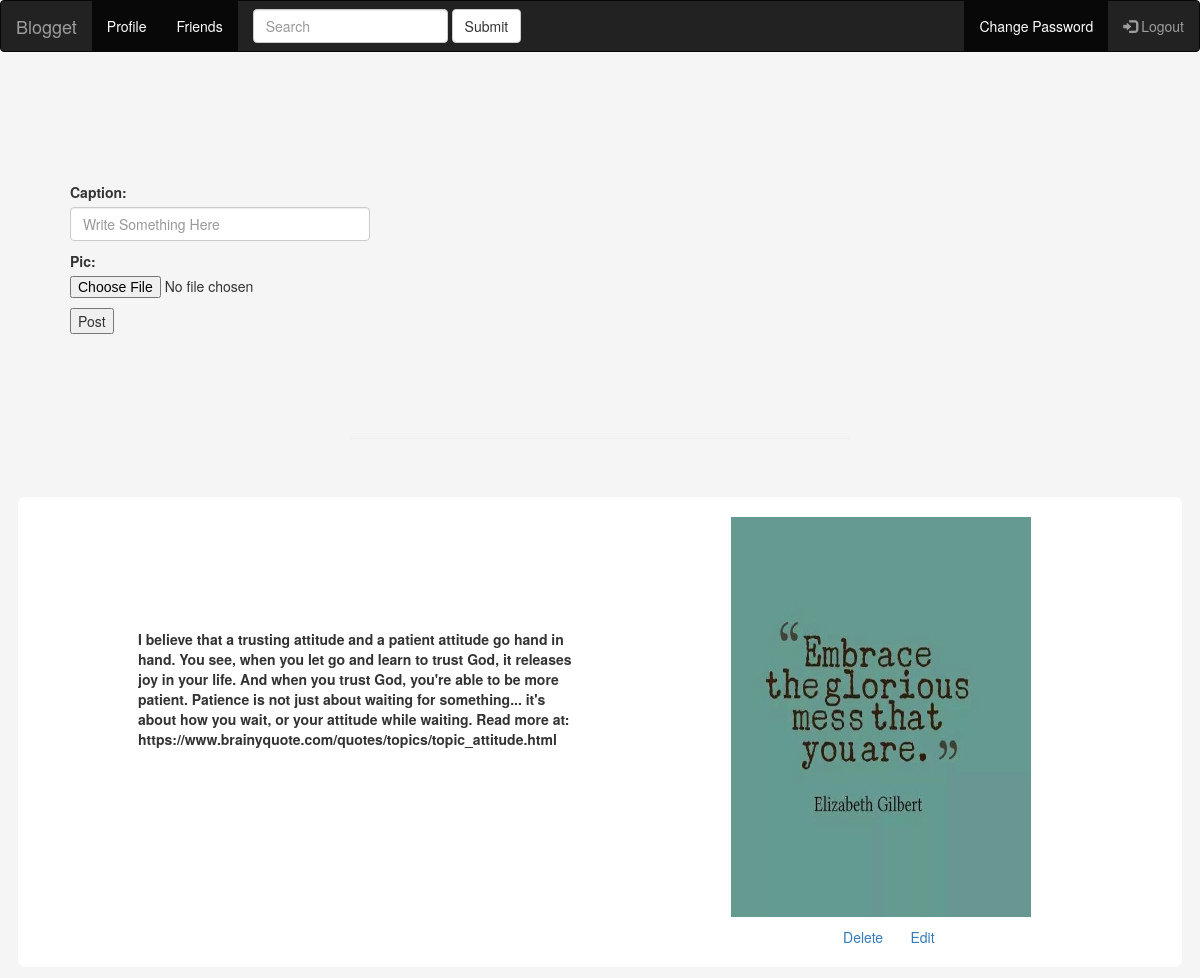
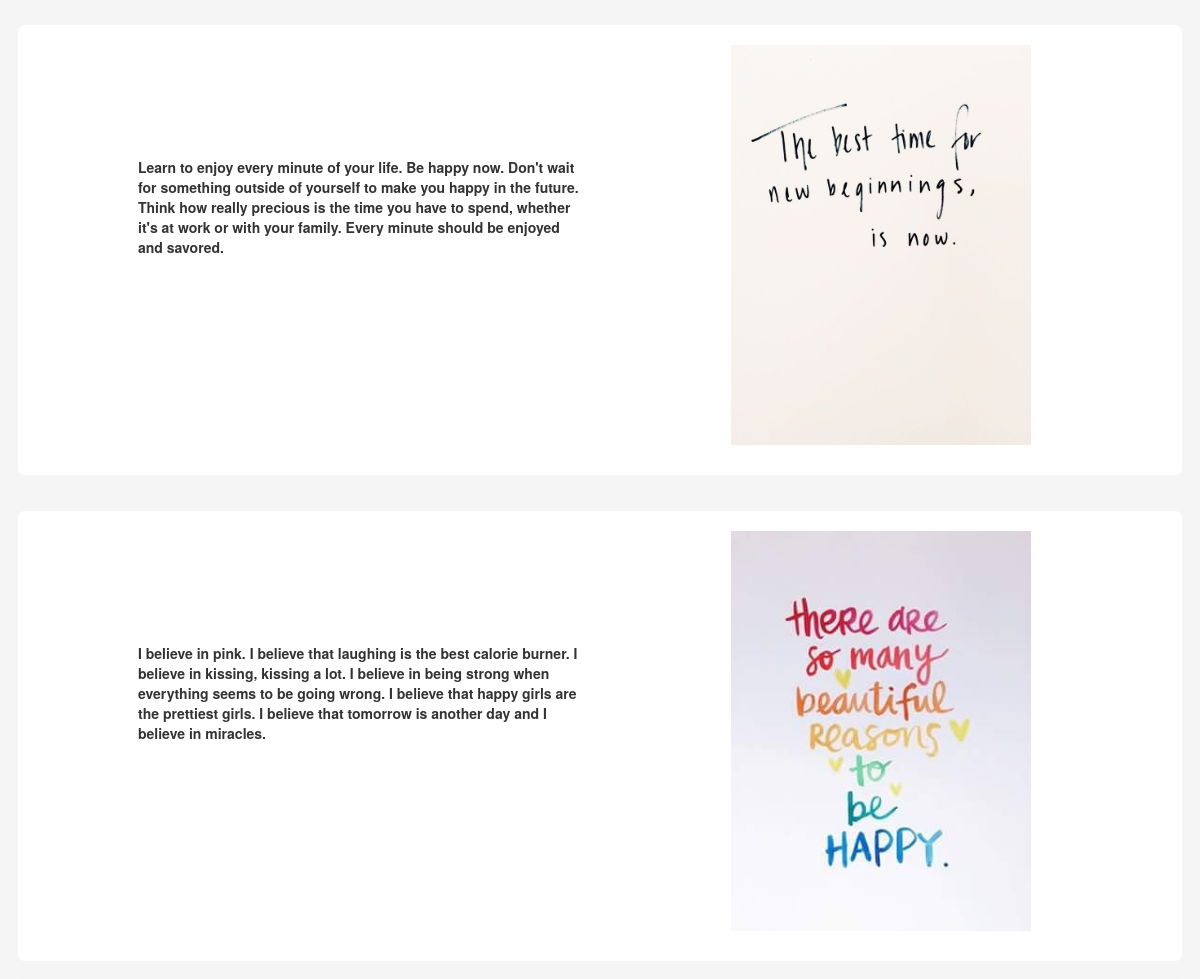
Page /index/ (signed in) on the committed database (2 pictures, top to bottom).
### dapp/models.py (models this page shows, shortened)
class blog(models.Model):
    caption=models.TextField(max_length=200)
    pic=models.FileField(upload_to='images', blank=True,null=True)
    username = models.ForeignKey(User, blank=True, null=True)

### dapp/views.py (the view)
# urls.py: url(r'^index/$', index,name='index'),
def index(request):
    if request.user.is_authenticated():
        if request.method=='POST':
            form=dform(request.POST, request.FILES)
            if form.is_valid():
                f = form.save(commit=False)
                f.username = request.user
                f.save()
                return HttpResponseRedirect('/index/')
        else:
            form=dform()
        n=blog.objects.all()
        return render(request, 'index.html',{'n': n,'form': form,'f':request.user.username})
    else:
        return HttpResponseRedirect('/')

### dapp/forms.py
class dform(forms.ModelForm):
    caption=forms.CharField(widget=forms.TextInput(attrs={'placeholder':'Write Something Here','rows':20,'cols':150,'style':'resize:none;width:300px;','class':'form-control'}))
    pic=forms.FileField(required=False)
    class Meta:
        model=blog
        fields='__all__'
        exclude=['username']

### dapp/templates/index.html (shortened to what this page needs)
{% block content %}
<body class="body" style="background-color:WhiteSmoke  ">
        <nav class="navbar navbar-inverse">
          <div class="container-fluid">
            <div class="navbar-header">
              <a class="navbar-brand" href="#">Blogget</a>
            </div>
            <ul class="nav navbar-nav">
              <li class="active"><a href="{% url 'profile' %}">Profile</a></li>
              <li class="active"><a href="{% url 'friend' %}">Friends</a></li>
            </ul>
               <form class="navbar-form navbar-left" action="{% url 'search' %}" method="post">
                    <div class="form-group">
                    <input type="text" class="form-control" placeholder="Search" name="search_box" width="200px" height="100px">
                    </div>
                    <button type="submit" class="btn btn-default">Submit</button>
               </form>
            <ul class="nav navbar-nav navbar-right">
              <li class="active"><a href="{% url 'pass' %}">Change Password</a></li>
              <li><a href="{% url 'logout' %}"><span class="glyphicon glyphicon-log-in"></span> Logout</a></li>
            </ul>
          </div>
        </nav>
<link rel="stylesheet" href="https://maxcdn.bootstrapcdn.com/bootstrap/3.3.7/css/bootstrap.min.css">
<br>
<br>
<br>
<div style="padding:50px 70px;">
<form action="" method="post" enctype="multipart/form-data">
    {{ form.as_p }}
    <input type="submit" value="Post">
</form></div><br>
<hr width="500px" color="grey">
<br>
{% for i in n %}
 <div class="col-sm-1 col-md-6 col-lg-12 "  style="background-color:White;border:18px solid WhiteSmoke;border-radius: 25px;background-position:left top;background-repeat: repeat;padding: 20px;">
 <div class="col-sm-1 col-md-6 col-lg-6 " style="align:right;padding-left:100px;padding-top:10%;">
     <p>
    <b>{{ i.caption }}</b></p><br>
 </div>
 <div class="col-sm-1 col-md-6 col-lg-6">
<p align="center">{% if i.pic %}
        <img src="{{ i.pic.url }}" width="300px" height="400px" />
    </p>{% endif %}
    {% ifequal i.username request.user %}
<center>&nbsp;&nbsp;&nbsp; <a href="{% url 'del' i.id %}">Delete</a>&nbsp;&nbsp;&nbsp;&nbsp;&nbsp;&nbsp;
    <a href="{% url 'edit' i.id %}">Edit</a></center>
    {% endifequal %}
 </div>
<br> <br> <br>
 </div>
{% endfor %}
</body>
{% endblock %}

### rows in the picture
blog: caption "I believe that a trusting attitude and a patient attitude go hand in hand. You see, when you let go and learn to trust God, it releases joy in your life. And when you trust God, you're able to be more patient. Patience is not just about waiting for something... it's about how you wait, or your attitude while waiting. Read more at: https://www.brainyquote.com/quotes/topics/topic_attitude.html", pic (picture)
blog: caption "Learn to enjoy every minute of your life. Be happy now. Don't wait for something outside of yourself to make you happy in the future. Think how really precious is the time you have to spend, whether it's at work or with your family. Every minute should be enjoyed and savored.", pic (picture)
blog: caption "I believe in pink. I believe that laughing is the best calorie burner. I believe in kissing, kissing a lot. I believe in being strong when everything seems to be going wrong. I believe that happy girls are the prettiest girls. I believe that tomorrow is another day and I believe in miracles.", pic (picture)
